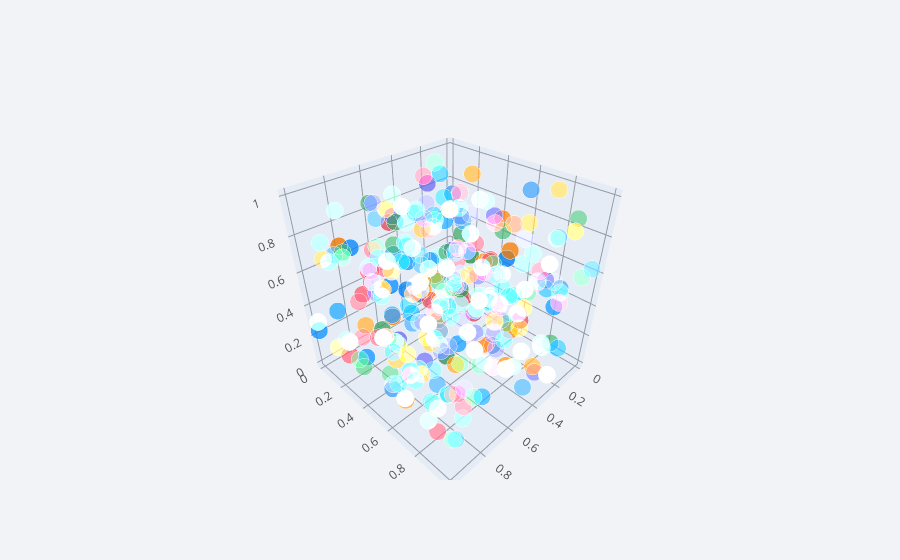

Source (notebook cell):
### Code cell
df.iplot(x="a",y="b",z="c",kind="scatter3d")

### Figure 1 — Plotly figure (JSON) as saved in the notebook; plotly's stock layout.template omitted (floating-point values rounded to 4 significant figures; data arrays with more than 128 entries replaced by an {"elided": "..."} marker saying what was removed)
{"data": [{"marker": {"color": {"elided": "300 str values"}, "opacity": 0.8, "size": {"elided": "300 int values"}, "symbol": "circle"}, "mode": "markers", "text": {"elided": "300 str values"}, "type": "scatter3d", "x": {"elided": "300 float values"}, "y": {"elided": "300 float values"}, "z": {"elided": "300 float values"}}], "layout": {"legend": {"bgcolor": "#F2F3F7", "font": {"color": "#505050"}}, "paper_bgcolor": "#F2F3F7", "plot_bgcolor": "#F2F3F7", "scene": {"xaxis": {"gridcolor": "#9499A3", "showgrid": true, "tickfont": {"color": "#505050"}, "title": {"font": {"color": "#505050"}, "text": ""}, "zerolinecolor": "#9499A3"}, "yaxis": {"gridcolor": "#9499A3", "showgrid": true, "tickfont": {"color": "#505050"}, "title": {"font": {"color": "#505050"}, "text": ""}, "zerolinecolor": "#9499A3"}, "zaxis": {"gridcolor": "#9499A3", "showgrid": true, "tickfont": {"color": "#505050"}, "title": {"font": {"color": "#505050"}, "text": ""}, "zerolinecolor": "#9499A3"}}, "title": {"font": {"color": "#484848"}}}}
